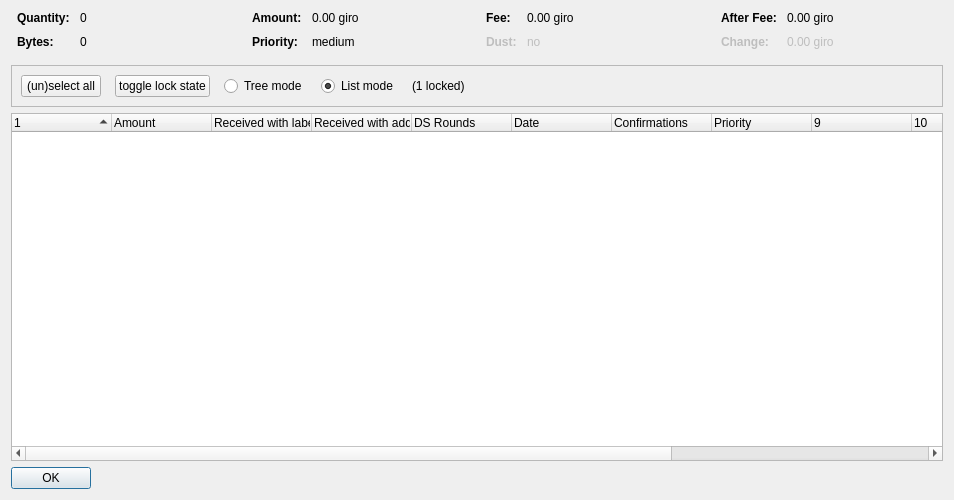
<?xml version="1.0" encoding="UTF-8"?>
<ui version="4.0">
 <class>CoinControlDialog</class>
 <widget class="QDialog" name="CoinControlDialog">
  <property name="geometry">
   <rect>
    <x>0</x>
    <y>0</y>
    <width>954</width>
    <height>500</height>
   </rect>
  </property>
  <property name="windowTitle">
   <string>Coin Selection</string>
  </property>
  <layout class="QVBoxLayout" name="verticalLayout">
   <item>
    <layout class="QHBoxLayout" name="horizontalLayoutTop" stretch="0,0,0,0">
     <property name="topMargin">
      <number>0</number>
     </property>
     <property name="bottomMargin">
      <number>10</number>
     </property>
     <item>
      <layout class="QFormLayout" name="formLayoutCoinControl1">
       <property name="horizontalSpacing">
        <number>10</number>
       </property>
       <property name="verticalSpacing">
        <number>10</number>
       </property>
       <property name="leftMargin">
        <number>6</number>
       </property>
       <property name="rightMargin">
        <number>6</number>
       </property>
       <item row="0" column="0">
        <widget class="QLabel" name="labelCoinControlQuantityText">
         <property name="font">
          <font>
           <weight>75</weight>
           <bold>true</bold>
          </font>
         </property>
         <property name="text">
          <string>Quantity:</string>
         </property>
        </widget>
       </item>
       <item row="0" column="1">
        <widget class="QLabel" name="labelCoinControlQuantity">
         <property name="cursor">
          <cursorShape>IBeamCursor</cursorShape>
         </property>
         <property name="contextMenuPolicy">
          <enum>Qt::ActionsContextMenu</enum>
         </property>
         <property name="text">
          <string notr="true">0</string>
         </property>
         <property name="textInteractionFlags">
          <set>Qt::LinksAccessibleByMouse|Qt::TextSelectableByKeyboard|Qt::TextSelectableByMouse</set>
         </property>
        </widget>
       </item>
       <item row="1" column="0">
        <widget class="QLabel" name="labelCoinControlBytesText">
         <property name="font">
          <font>
           <weight>75</weight>
           <bold>true</bold>
          </font>
         </property>
         <property name="text">
          <string>Bytes:</string>
         </property>
        </widget>
       </item>
       <item row="1" column="1">
        <widget class="QLabel" name="labelCoinControlBytes">
         <property name="cursor">
          <cursorShape>IBeamCursor</cursorShape>
         </property>
         <property name="contextMenuPolicy">
          <enum>Qt::ActionsContextMenu</enum>
         </property>
         <property name="text">
          <string notr="true">0</string>
         </property>
         <property name="textInteractionFlags">
          <set>Qt::LinksAccessibleByMouse|Qt::TextSelectableByKeyboard|Qt::TextSelectableByMouse</set>
         </property>
        </widget>
       </item>
      </layout>
     </item>
     <item>
      <layout class="QFormLayout" name="formLayoutCoinControl2">
       <property name="horizontalSpacing">
        <number>10</number>
       </property>
       <property name="verticalSpacing">
        <number>10</number>
       </property>
       <property name="leftMargin">
        <number>6</number>
       </property>
       <property name="rightMargin">
        <number>6</number>
       </property>
       <item row="0" column="0">
        <widget class="QLabel" name="labelCoinControlAmountText">
         <property name="font">
          <font>
           <weight>75</weight>
           <bold>true</bold>
          </font>
         </property>
         <property name="text">
          <string>Amount:</string>
         </property>
        </widget>
       </item>
       <item row="0" column="1">
        <widget class="QLabel" name="labelCoinControlAmount">
         <property name="cursor">
          <cursorShape>IBeamCursor</cursorShape>
         </property>
         <property name="contextMenuPolicy">
          <enum>Qt::ActionsContextMenu</enum>
         </property>
         <property name="text">
          <string notr="true">0.00 giro</string>
         </property>
         <property name="textInteractionFlags">
          <set>Qt::LinksAccessibleByMouse|Qt::TextSelectableByKeyboard|Qt::TextSelectableByMouse</set>
         </property>
        </widget>
       </item>
       <item row="1" column="0">
        <widget class="QLabel" name="labelCoinControlPriorityText">
         <property name="font">
          <font>
           <weight>75</weight>
           <bold>true</bold>
          </font>
         </property>
         <property name="text">
          <string>Priority:</string>
         </property>
        </widget>
       </item>
       <item row="1" column="1">
        <widget class="QLabel" name="labelCoinControlPriority">
         <property name="cursor">
          <cursorShape>IBeamCursor</cursorShape>
         </property>
         <property name="contextMenuPolicy">
          <enum>Qt::ActionsContextMenu</enum>
         </property>
         <property name="text">
          <string>medium</string>
         </property>
         <property name="textInteractionFlags">
          <set>Qt::LinksAccessibleByMouse|Qt::TextSelectableByKeyboard|Qt::TextSelectableByMouse</set>
         </property>
        </widget>
       </item>
      </layout>
     </item>
     <item>
      <layout class="QFormLayout" name="formLayoutCoinControl3">
       <property name="horizontalSpacing">
        <number>10</number>
       </property>
       <property name="verticalSpacing">
        <number>10</number>
       </property>
       <property name="leftMargin">
        <number>6</number>
       </property>
       <property name="rightMargin">
        <number>6</number>
       </property>
       <item row="0" column="0">
        <widget class="QLabel" name="labelCoinControlFeeText">
         <property name="font">
          <font>
           <weight>75</weight>
           <bold>true</bold>
          </font>
         </property>
         <property name="text">
          <string>Fee:</string>
         </property>
        </widget>
       </item>
       <item row="0" column="1">
        <widget class="QLabel" name="labelCoinControlFee">
         <property name="cursor">
          <cursorShape>IBeamCursor</cursorShape>
         </property>
         <property name="contextMenuPolicy">
          <enum>Qt::ActionsContextMenu</enum>
         </property>
         <property name="text">
          <string notr="true">0.00 giro</string>
         </property>
         <property name="textInteractionFlags">
          <set>Qt::LinksAccessibleByMouse|Qt::TextSelectableByKeyboard|Qt::TextSelectableByMouse</set>
         </property>
        </widget>
       </item>
       <item row="1" column="0">
        <widget class="QLabel" name="labelCoinControlLowOutputText">
         <property name="enabled">
          <bool>false</bool>
         </property>
         <property name="font">
          <font>
           <weight>75</weight>
           <bold>true</bold>
          </font>
         </property>
         <property name="text">
          <string>Dust:</string>
         </property>
        </widget>
       </item>
       <item row="1" column="1">
        <widget class="QLabel" name="labelCoinControlLowOutput">
         <property name="enabled">
          <bool>false</bool>
         </property>
         <property name="cursor">
          <cursorShape>IBeamCursor</cursorShape>
         </property>
         <property name="contextMenuPolicy">
          <enum>Qt::ActionsContextMenu</enum>
         </property>
         <property name="text">
          <string>no</string>
         </property>
         <property name="textInteractionFlags">
          <set>Qt::LinksAccessibleByMouse|Qt::TextSelectableByKeyboard|Qt::TextSelectableByMouse</set>
         </property>
        </widget>
       </item>
      </layout>
     </item>
     <item>
      <layout class="QFormLayout" name="formLayoutCoinControl4">
       <property name="horizontalSpacing">
        <number>10</number>
       </property>
       <property name="verticalSpacing">
        <number>10</number>
       </property>
       <property name="leftMargin">
        <number>6</number>
       </property>
       <property name="rightMargin">
        <number>6</number>
       </property>
       <item row="0" column="0">
        <widget class="QLabel" name="labelCoinControlAfterFeeText">
         <property name="font">
          <font>
           <weight>75</weight>
           <bold>true</bold>
          </font>
         </property>
         <property name="text">
          <string>After Fee:</string>
         </property>
        </widget>
       </item>
       <item row="0" column="1">
        <widget class="QLabel" name="labelCoinControlAfterFee">
         <property name="cursor">
          <cursorShape>IBeamCursor</cursorShape>
         </property>
         <property name="contextMenuPolicy">
          <enum>Qt::ActionsContextMenu</enum>
         </property>
         <property name="text">
          <string notr="true">0.00 giro</string>
         </property>
         <property name="textInteractionFlags">
          <set>Qt::LinksAccessibleByMouse|Qt::TextSelectableByKeyboard|Qt::TextSelectableByMouse</set>
         </property>
        </widget>
       </item>
       <item row="1" column="0">
        <widget class="QLabel" name="labelCoinControlChangeText">
         <property name="enabled">
          <bool>false</bool>
         </property>
         <property name="font">
          <font>
           <weight>75</weight>
           <bold>true</bold>
          </font>
         </property>
         <property name="text">
          <string>Change:</string>
         </property>
        </widget>
       </item>
       <item row="1" column="1">
        <widget class="QLabel" name="labelCoinControlChange">
         <property name="enabled">
          <bool>false</bool>
         </property>
         <property name="cursor">
          <cursorShape>IBeamCursor</cursorShape>
         </property>
         <property name="contextMenuPolicy">
          <enum>Qt::ActionsContextMenu</enum>
         </property>
         <property name="text">
          <string notr="true">0.00 giro</string>
         </property>
         <property name="textInteractionFlags">
          <set>Qt::LinksAccessibleByMouse|Qt::TextSelectableByKeyboard|Qt::TextSelectableByMouse</set>
         </property>
        </widget>
       </item>
      </layout>
     </item>
    </layout>
   </item>
   <item>
    <widget class="QFrame" name="frame">
     <property name="minimumSize">
      <size>
       <width>0</width>
       <height>40</height>
      </size>
     </property>
     <property name="frameShape">
      <enum>QFrame::StyledPanel</enum>
     </property>
     <property name="frameShadow">
      <enum>QFrame::Sunken</enum>
     </property>
     <layout class="QHBoxLayout" name="horizontalLayout">
      <item>
       <layout class="QHBoxLayout" name="horizontalLayoutPanel" stretch="0,0,0,0,0,0">
        <property name="spacing">
         <number>14</number>
        </property>
        <item>
         <widget class="QPushButton" name="pushButtonSelectAll">
          <property name="sizePolicy">
           <sizepolicy hsizetype="Maximum" vsizetype="Fixed">
            <horstretch>0</horstretch>
            <verstretch>0</verstretch>
           </sizepolicy>
          </property>
          <property name="text">
           <string>(un)select all</string>
          </property>
          <property name="autoDefault">
           <bool>false</bool>
          </property>
         </widget>
        </item>
        <item>
         <widget class="QPushButton" name="pushButtonToggleLock">
          <property name="sizePolicy">
           <sizepolicy hsizetype="Maximum" vsizetype="Fixed">
            <horstretch>0</horstretch>
            <verstretch>0</verstretch>
           </sizepolicy>
          </property>
          <property name="text">
           <string>toggle lock state</string>
          </property>
          <property name="autoDefault">
           <bool>false</bool>
          </property>
         </widget>
        </item>
        <item>
         <widget class="QRadioButton" name="radioTreeMode">
          <property name="sizePolicy">
           <sizepolicy hsizetype="Maximum" vsizetype="Fixed">
            <horstretch>0</horstretch>
            <verstretch>0</verstretch>
           </sizepolicy>
          </property>
          <property name="text">
           <string>Tree mode</string>
          </property>
         </widget>
        </item>
        <item>
         <widget class="QRadioButton" name="radioListMode">
          <property name="sizePolicy">
           <sizepolicy hsizetype="Maximum" vsizetype="Fixed">
            <horstretch>0</horstretch>
            <verstretch>0</verstretch>
           </sizepolicy>
          </property>
          <property name="text">
           <string>List mode</string>
          </property>
          <property name="checked">
           <bool>true</bool>
          </property>
         </widget>
        </item>
        <item>
         <widget class="QLabel" name="labelLocked">
          <property name="text">
           <string>(1 locked)</string>
          </property>
         </widget>
        </item>
        <item>
         <spacer name="horizontalSpacer">
          <property name="orientation">
           <enum>Qt::Horizontal</enum>
          </property>
          <property name="sizeHint" stdset="0">
           <size>
            <width>40</width>
            <height>20</height>
           </size>
          </property>
         </spacer>
        </item>
       </layout>
      </item>
     </layout>
    </widget>
   </item>
   <item>
    <widget class="CoinControlTreeWidget" name="treeWidget">
     <property name="contextMenuPolicy">
      <enum>Qt::CustomContextMenu</enum>
     </property>
     <property name="sortingEnabled">
      <bool>false</bool>
     </property>
     <property name="columnCount">
      <number>13</number>
     </property>
     <attribute name="headerShowSortIndicator" stdset="0">
      <bool>true</bool>
     </attribute>
     <attribute name="headerStretchLastSection">
      <bool>false</bool>
     </attribute>
     <column>
      <property name="text">
       <string/>
      </property>
     </column>
     <column>
      <property name="text">
       <string>Amount</string>
      </property>
     </column>
     <column>
      <property name="text">
       <string>Received with label</string>
      </property>
     </column>
     <column>
      <property name="text">
       <string>Received with address</string>
      </property>
     </column>
     <column>
      <property name="text">
       <string>DS Rounds</string>
      </property>
     </column>
     <column>
      <property name="text">
       <string>Date</string>
      </property>
     </column>
     <column>
      <property name="text">
       <string>Confirmations</string>
      </property>
      <property name="toolTip">
       <string>Confirmed</string>
      </property>
     </column>
     <column>
      <property name="text">
       <string>Priority</string>
      </property>
     </column>
     <column>
      <property name="text">
       <string/>
      </property>
     </column>
     <column>
      <property name="text">
       <string/>
      </property>
     </column>
     <column>
      <property name="text">
       <string/>
      </property>
     </column>
     <column>
      <property name="text">
       <string/>
      </property>
     </column>
     <column>
      <property name="text">
       <string/>
      </property>
     </column>
    </widget>
   </item>
   <item>
    <widget class="QDialogButtonBox" name="buttonBox">
     <property name="sizePolicy">
      <sizepolicy hsizetype="Maximum" vsizetype="Fixed">
       <horstretch>0</horstretch>
       <verstretch>0</verstretch>
      </sizepolicy>
     </property>
     <property name="orientation">
      <enum>Qt::Horizontal</enum>
     </property>
     <property name="standardButtons">
      <set>QDialogButtonBox::Ok</set>
     </property>
    </widget>
   </item>
  </layout>
 </widget>
 <customwidgets>
  <customwidget>
   <class>CoinControlTreeWidget</class>
   <extends>QTreeWidget</extends>
   <header>coincontroltreewidget.h</header>
  </customwidget>
 </customwidgets>
 <resources/>
 <connections/>
</ui>
